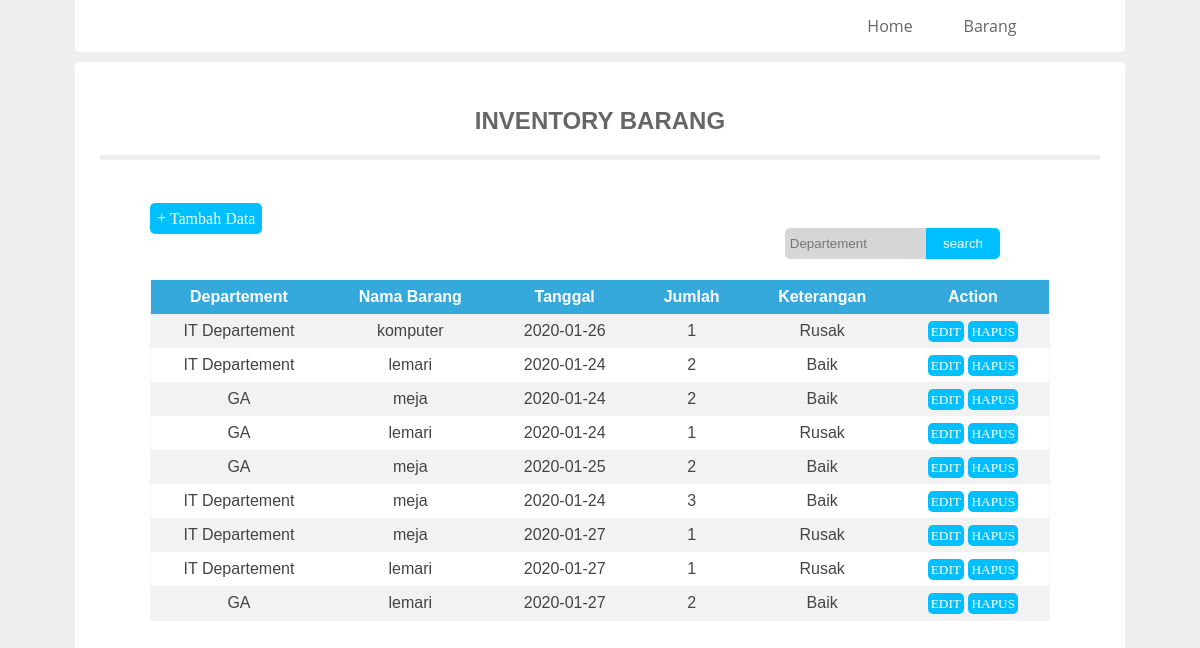
The page / on the database its author committed.
### tables this page shows
CREATE TABLE `inventory` (
  `id` int(5) NOT NULL,
  `Nama_Barang` varchar(20) NOT NULL,
  `Departement` varchar(20) NOT NULL,
  `Tanggal` date NOT NULL,
  `Jumlah` int(10) NOT NULL,
  `Keterangan` varchar(10) NOT NULL
);

### index.php (the view, shortened to what this page needs)
<html>
<head>
  <link rel="stylesheet" href="css/css1.css">
</head>
<body bgcolor="#eee">
<div id="conteudo1">
  <nav>
        <ul>
           <li><a href="index.php">Home</a></li>
        <li><a href="barang.php">Barang</a></li>
        </ul>
    </nav></div>
      <div id="conteudo">
        <h2>INVENTORY BARANG</h2>
        <center><header>
  </header></center>
            <div id="button"><a href="#popup"><b>+</b> Tambah Data</a></div>
 <form method="post" class="ff">
  <input class="search" type="text" name="search" placeholder="Departement">
  <input class="button" type="submit" name="submit" value="search">
  </form>
              <?php
              $koneksi = mysqli_connect("localhost","root","","inventory");
?>
            <table align="center" border="0" class="table2">
            <th>Departement</th>
            <th>Nama Barang</th>
            <th>Tanggal</th>
            <th>Jumlah</th>
            <th>Keterangan</th>
            <th>Action</th>
<?php
if(!ISSET($_POST['submit'])){
$sql = "SELECT * FROM inventory";
$query = mysqli_query($koneksi, $sql);
while ($d = mysqli_fetch_array($query)){
?>
<tr>
 <td><?php echo $d['Departement']; ?></td>
        <td><?php echo $d['Nama_Barang']; ?></td>
        <td><?php echo $d['Tanggal'];?></td>
        <td><?php echo $d['Jumlah'];?></td>
        <td><?php echo $d['Keterangan'];?></td>
        <td> <div class="tombol">
          <a href="edit.php?edit=<?php echo $d['id']; ?>">EDIT</a>
          <a href="hapus.php?id=<?php echo $d['id']; ?>">HAPUS</a>
        </td>
      </tr>
<?php } } ?>
      </table>
</body>
</html>

### css/css1.css (style rules this page uses)
body { margin:0; font-family: 'Open Sans', sans-serif; }
header { width: 1000px; border-bottom: solid 05px #eee; padding: 0px 0px 0px 0px; }
#conteudo1 { width:1000px; height: 17px; padding:25px; margin:-15px auto; background:#FFFF; border-radius: 5px; }
nav { height:40px; background-color:#FFFF; line-height:50px; width:300px; margin:-25px 0px 0px 700px; }
nav ul { list-style:none; }
nav ul li a { float:left; width:100px; color:#666; text-decoration:none; display:block; text-align:center; }
#conteudo { width:1000px; height: 900px; padding:25px; margin:25px auto; background:#FFFF; border-radius: 5px; }
#conteudo h2 { text-align: center; color: #666; font-family: 'arial'; }
#button { margin: 5% 5% 0% 5%; width: 200px; text-align: left; }
#button a { width: 150px; height: 20px; vertical-align: middle; background-color: #00BFFF; color: #fff; text-decoration: none; padding: 6px; border-radius: 5px; border: 1px solid transparent; font-family: 'Calibri'; }
.ff { width:950px; margin: 0% 0% 2% 0% ; text-align:right; }
.search { padding:8px 5px; background:rgba(50, 50, 50, 0.2); border:0px solid #dbdbdb; border-radius: 5px; }
.button { position:relative; padding:6px 15px; left:-50px; border:2px solid #00BFFF; border-top-right-radius: 5px; border-bottom-right-radius: 5px; background-color:#00BFFF; color:#fafafa; }
.table2 { font-family: sans-serif; color: #444; border-collapse: collapse; width: 90%; border: 1px solid #f2f5f7; }
.table2 tr th { background: #35A9DB; color: #fff; font-weight: bold; }
.table2, th, td { padding: 8px 20px; text-align: center; }
.table2 tr:nth-child(even) { background-color: #f2f2f2; }
.tombol a { background-color: #00BFFF; font-size: 10pt; color: #fff; text-decoration: none; padding: 3px; border-radius: 5px; border: 0px solid transparent; font-family: 'Calibri'; }

### rows shown on the page
inventory: Departement "IT Departement", Nama_Barang "komputer", Tanggal "2020-01-26", Jumlah "1", Keterangan "Rusak"
inventory: Departement "IT Departement", Nama_Barang "lemari", Tanggal "2020-01-24", Jumlah "2", Keterangan "Baik"
inventory: Departement "GA", Nama_Barang "meja", Tanggal "2020-01-24", Jumlah "2", Keterangan "Baik"
inventory: Departement "GA", Nama_Barang "lemari", Tanggal "2020-01-24", Jumlah "1", Keterangan "Rusak"
inventory: Departement "GA", Nama_Barang "meja", Tanggal "2020-01-25", Jumlah "2", Keterangan "Baik"
inventory: Departement "IT Departement", Nama_Barang "meja", Tanggal "2020-01-24", Jumlah "3", Keterangan "Baik"
inventory: Departement "IT Departement", Nama_Barang "meja", Tanggal "2020-01-27", Jumlah "1", Keterangan "Rusak"
inventory: Departement "IT Departement", Nama_Barang "lemari", Tanggal "2020-01-27", Jumlah "1", Keterangan "Rusak"
inventory: Departement "GA", Nama_Barang "lemari", Tanggal "2020-01-27", Jumlah "2", Keterangan "Baik"
